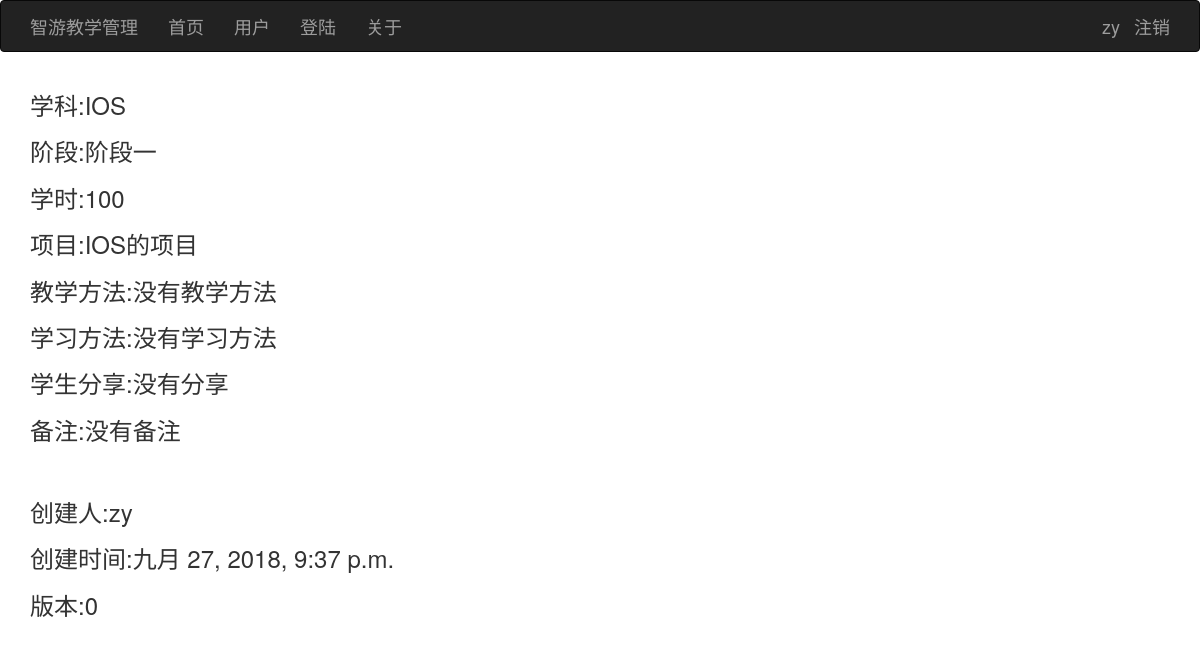
Screenshot of /stage/detail/?stage_id=1 (signed in) with the database file from the repository.
### managerApp/models.py (models this page shows)
class UserModel(AbstractUser):
    account = models.CharField(max_length=100)
    role = models.CharField(max_length=100)
    version = models.IntegerField(default=0,verbose_name='版本')

### subject/models.py (models this page shows, shortened)
class SubjectModel(models.Model):
    name = models.CharField(max_length=20,null=False)
    number = models.IntegerField(default=0,null=True)
    days = models.IntegerField(null=False)
    amount = models.CharField(max_length=100,null=False)
    assurance = models.CharField(max_length=100,null=False)
    remark = models.CharField(max_length=100,null=False)
    status = models.CharField(max_length=100,null=True)
    creator = models.CharField(max_length=100,null=True)
    create_time = models.DateTimeField(default=datetime.datetime.now())
    updater = models.CharField(max_length=100,null=True)
    update_time = models.DateTimeField(default=datetime.datetime.now())
    version = models.IntegerField(default=0, verbose_name='版本')
    class Meta:
        db_table = 'subject'
        verbose_name_plural = '学科'

### stage/models.py (models this page shows, shortened)
class StageModel(models.Model):
    subjects = SubjectModel.objects.all()
    subject_name_id = [(subject.id,subject.name) for subject in subjects]
    subject_id = models.IntegerField(default=0,verbose_name='学科编号',choices=subject_name_id)
    title = models.CharField(max_length=50,verbose_name='阶段')
    number = models.IntegerField(default=0,null=True,verbose_name='排序')
    days = models.IntegerField(null=False)
    project = models.CharField(max_length=255,verbose_name='项目')
    teaching = models.CharField(max_length=255,verbose_name='教学方法')
    learning = models.CharField(max_length=255,verbose_name='学习方法')
    sharing = models.CharField(max_length=255,verbose_name='学生分享')
    remark = models.CharField(max_length=100, null=True,verbose_name='备注')
    status = models.CharField(max_length=100, null=True,verbose_name='状态')
    creator = models.CharField(max_length=100, null=True,verbose_name='创建者')
    create_time = models.DateTimeField(default=datetime.datetime.now(),verbose_name='创建时间')
    updater = models.CharField(max_length=100, null=True,verbose_name='更新者')
    update_time = models.DateTimeField(default=datetime.datetime.now(),verbose_name='更新时间')
    version = models.IntegerField(default=0, verbose_name='版本')
    class Meta:
        verbose_name_plural='阶段'

### stage/views.py (the view)
# urls.py: path('detail/',DetailView.as_view(),name='detail'),
class DetailView(View):
    @method_decorator(login_required)
    def get(self,request):
        stage_id = request.GET['stage_id']
        stage = StageModel.objects.get(id=stage_id)
        subject = SubjectModel.objects.get(id=stage.subject_id)
        stage.creator = UserModel.objects.get(id=request.user.id).username
        if UserModel.objects.filter(id=stage.updater):
            stage.updater = UserModel.objects.get(id=stage.updater).username
        return render(request,'stage/detail.html',{'stage':stage,
                                            'subject':subject})

### templates/stage/detail.html (shortened to what this page needs)
{% extends 'base.html' %}
{% block main %}
<div class="container">
    <h3>学科:{{subject.name}}</h3>
    <h3>阶段:{{stage.title}}</h3>
    <h3>学时:{{stage.days}}</h3>
    <h3>项目:{{stage.project}}</h3>
    <h3>教学方法:{{stage.teaching}}</h3>
    <h3>学习方法:{{stage.learning}}</h3>
    <h3>学生分享:{{stage.sharing}}</h3>
    <h3>备注:{{stage.remark}}</h3>
    <br>
    <h3>创建人:{{stage.creator}}</h3>
    <h3>创建时间:{{stage.create_time}}</h3>
    <h3>版本:{{stage.version}}</h3>
</div>
{% endblock %}

### templates/base.html (shortened to what this page needs)
{% load static %}
<!DOCTYPE html>
<html lang="en">
<head>
    <link rel="stylesheet" href="{% static 'css/bootstrap.css' %}">
</head>
<body>
    {% block nav %}
    <nav class="navbar navbar-inverse" role="navigation">
        <div class="container">
            <div class="navbar-header">
                <a class="navbar-brand" href="#">智游教学管理</a>
            </div>
            <div>
                <ul class="nav navbar-nav">
                    <li><a href="/subject">首页</a></li>
                    <li><a href="#">用户</a></li>
                    <li><a href="{% url 'login' %}">登陆</a></li>
                    <li><a href="#">关于</a></li>
                    {% if request.user.is_authenticated %}
                    <li id="loginname">
                        <a href="">{{request.user.username}}</a>
                    </li>
                    <li id="logoutname">
                        <a href="/user/logout">注销</a>
                    </li>
                    {% endif %}
                </ul>
            </div>
        </div>
    </nav>
    {% endblock %}
    {% block main %}{% endblock %}
</body>
</html>

### templates/base.html (style rules this page uses)
.container { font-size: large; position: relative; }
#loginname { position: absolute; right: 50px; }
#logoutname { position: absolute; right: 0; }

### rows the page displays
UserModel: user.username "zy"
SubjectModel: name "IOS"
StageModel: title "阶段一", days "100", project "IOS的项目", teaching "没有教学方法", learning "没有学习方法", sharing "没有分享", remark "没有备注", creator "zy", create_time "九月 27, 2018, 9:37 p.m.", version "0"
